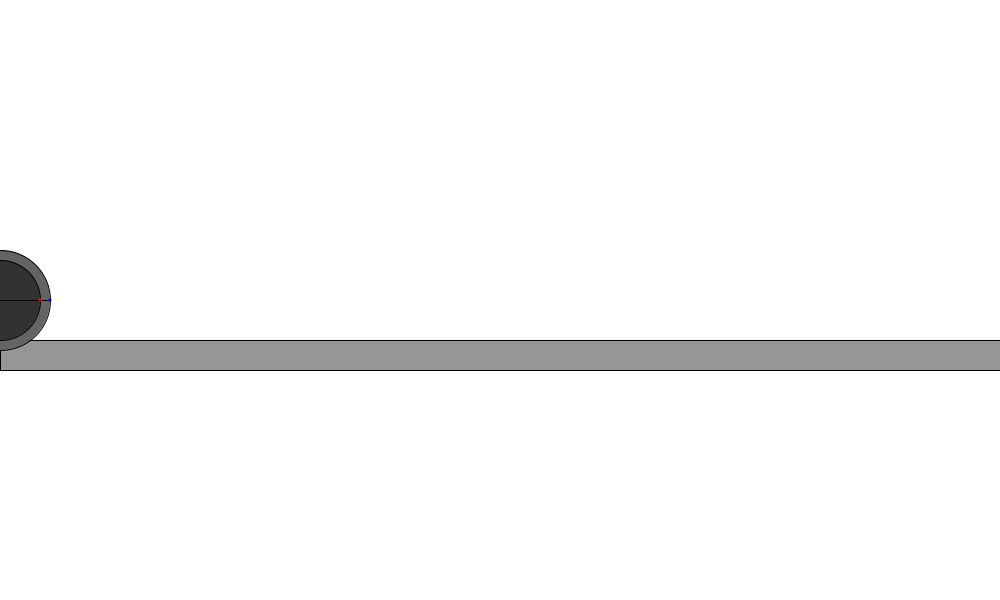
Frame 1 (no input)
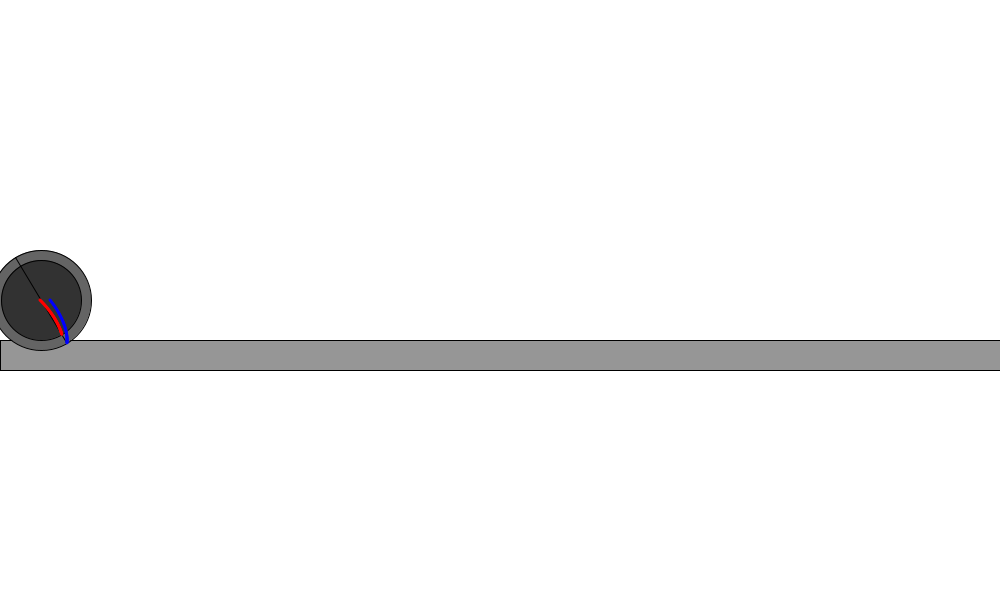
Frame 60 (the mouse pressed at the canvas centre just before this capture)
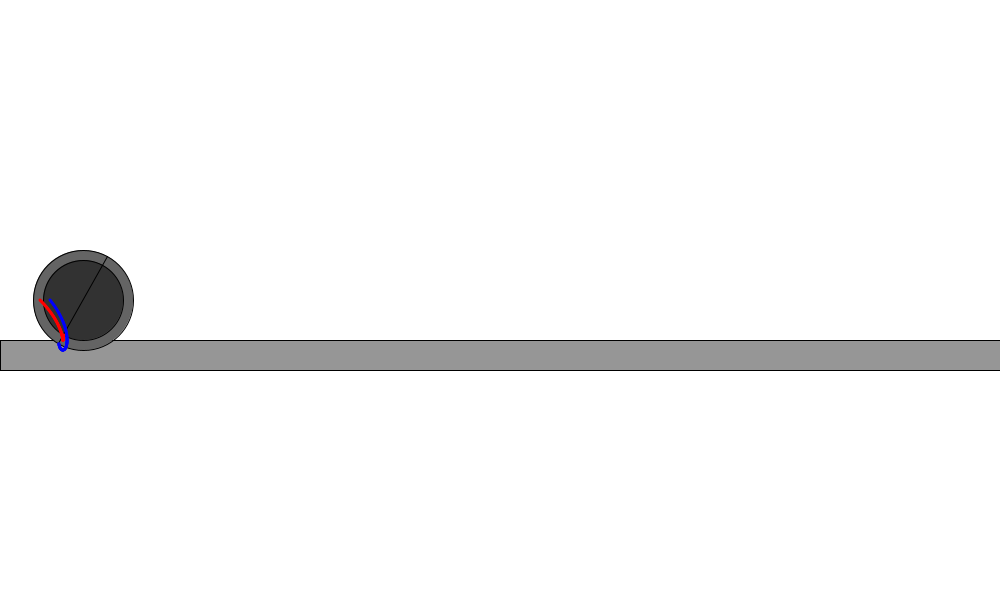
Frame 120 (the mouse held since frame 60 and released just before this capture)

The Processing sketch that drew these frames (run headless with seeded random() and noise(); from frame 60 on, the mouse is pressed at the canvas centre):

// Processing sketch: Tracks
// ── Tracks.pde

ArrayList<PVector> red = new ArrayList();
ArrayList<PVector> blue = new ArrayList();

public void setup() {
  size(1000,600);
  background(255);
}

float cX = 0, cY = 300, rot = 0, radius = 40, fRadius = 50;
public void draw() {
  background(255);
  stroke(0);
  fill(150);
  rect(0, cY+radius, width, (fRadius-radius) * 3);
  fill(100);
  circle(cX, cY, fRadius*2);
  fill(50);
  circle(cX, cY, radius*2);
  
  line(cX - cos(rot)*fRadius, cY - sin(rot)*fRadius, cX + cos(rot)*fRadius, cY + sin(rot)*fRadius);
  noStroke();
  red.add(new PVector(cX + cos(rot)*radius,cY + sin(rot)*radius));
  blue.add(new PVector(cX + cos(rot)*fRadius,cY + sin(rot)*fRadius));
  
  fill(255,0,0);
  for(PVector p: red) {
    circle(p.x, p.y, 3);
  }
  
  fill(0,0,255);
  for(PVector p: blue) {
    circle(p.x, p.y, 3);
  }
  
  rot += PI/180f;
  cX += PI/180f * radius;
}
